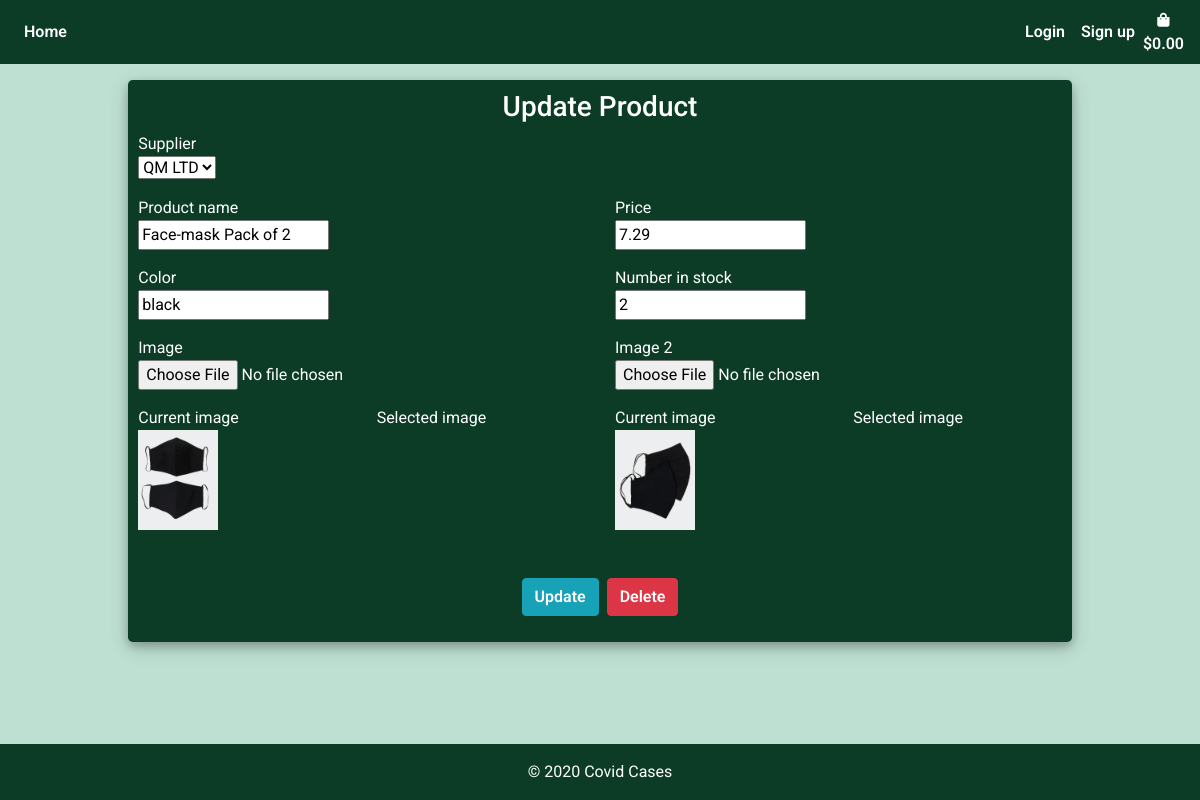
/update/2/, run on an earlier commit of the app's database.
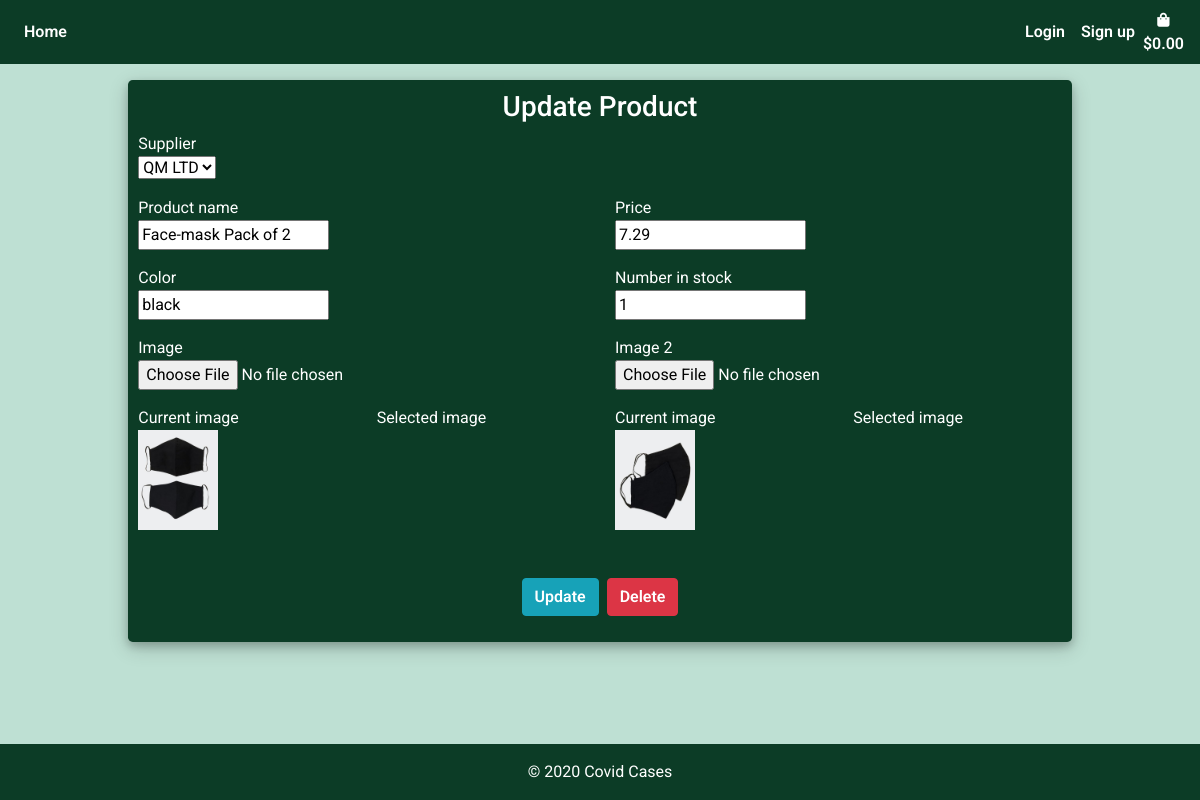
And on a later commit of the database.
### products/models.py (models this page shows, shortened)
class Product(models.Model):
    product_name = models.CharField(max_length=settings.CONST_PROFILE_ATTR)
    color = models.CharField(max_length=settings.CONST_PROFILE_ATTR)
    price = models.DecimalField(max_digits=6, decimal_places=2)
    image = ResizedImageField(size=[400, 500], crop=['middle', 'center'],quality=100, upload_to='', default='noimage.jpeg')
    image_2 = ResizedImageField(size=[400, 500], crop=['middle', 'center'],quality=100, upload_to='', default='noimage.jpeg', null=True)
    number_in_stock = models.IntegerField(null=True , editable=True, default=0)
    is_active = models.BooleanField(default=True, null=True)
    created_by = models.CharField(max_length=settings.CONST_PROFILE_ATTR, null=True)
    created_date = models.TimeField(auto_now_add=True, null=True)
    supplier = models.ForeignKey(Supplier, on_delete=models.CASCADE, null=True)
    is_deleted = models.BooleanField(default=False, null=True)

### products/views.py (the view)
# urls.py: path('update/<int:id>/', views.update_product, name="update_product"),
def update_product(request, id):
    product = Product.objects.get(id=id)
    if request.method == "POST":
        form = ProductForm(request.POST, request.FILES, instance=product)
        if form.is_valid():
            form.save()
            return redirect(reverse("products"))
    else:
        form = ProductForm(request.POST or None, instance=product)
    context = {
        "form": form,
        "product": product,
    }
    return render(request, "products/products_form.html", context)

### products/forms.py
class ProductForm(forms.ModelForm):
    image = forms.ImageField(required=False, widget=forms.FileInput)
    image_2 = forms.ImageField(required=False, widget=forms.FileInput)
    supplier = forms.ModelChoiceField(queryset=Supplier.objects.all(), label='Supplier', widget=forms.Select)
    class Meta:
        model = Product
        fields = ["product_name", "color",
        "price","image", "image_2", "number_in_stock", "supplier"]
    def __init__(self, *args, **kwargs):
        super(ProductForm, self).__init__(*args, **kwargs)
        for fieldname in ["product_name", "color",
        "price","image", "image_2", "number_in_stock", "supplier"]:
            self.fields[fieldname].helper = FormHelper()

### products/models.py (called while the page is built)
    def __str__(self):
        return self.supplier_name

### products/templates/products/products_form.html (shortened to what the changed rows need)
{% extends 'base.html'%}
{% load static %}
{% load crispy_forms_tags %}
{% block content %}
    <div class="container h-100 mt-3">
		<div class="justify-content-center h-100">
			<div class="product_card">
				<div class="justify-content-center form_container">
					<form class="form-group mx-auto" method="POST" enctype="multipart/form-data">
                            <div class="row">
                                <div class="col-md-6 mb-3">
                                    {{ form.supplier.label }}
                                    <br>
                                    {{ form.supplier }}
                                </div>
                            </div>
                            <div class="row">
                                <div class="col-md-6 mb-3">
                                    {{ form.product_name.label }}
                                    <br>
                                    {{ form.product_name }}
                                </div>
                                <div class="col-md-6 mb-3">
                                    {{ form.price.label }}
                                    <br>
                                    {{ form.price }}
                                </div>
                            </div>
                            <div class="row">
                                <div class="col-md-6 mb-3">
                                    {{ form.color.label }}
                                    <br>
                                    {{ form.color }}
                                </div>
                                <div class="col-md-6 mb-3">
                                    {{ form.number_in_stock.label }}
                                    <br>
                                    {{ form.number_in_stock }}
                                </div>
                            </div>
                            <div class="row">
                                <div class="col-md-6 mb-3">
                                    {{ form.image.label }}
                                    <br>
                                    {{ form.image }}
                                </div>
                                <div class="col-md-6 mb-3">
                                    {{ form.image_2.label }}
                                    <br>
                                    {{ form.image_2 }}
                                </div>
                            </div>
                            <div class="row">
                                <div class="col-md-3 mb-3">
                                    <h8>Current image</h8>
                                    <br>
                                    <img class="img-fluid" style="height:6.25rem;" src="{{ form.instance.image.url }}" />
                                </div>
                                <div class="col-md-3 mb-3 offset-md-1">
                                    <h8>Current image</h8>
                                    <br>
                                    <img class="img-fluid" style="height:6.25rem;" src="{{ form.instance.image_2.url }}" />
                                </div>
                            </div>
					</form>
				</div>
		</div>
	</div>
{% endblock %}

What changed in the data, as far as the page shows it:
changed Product "QM LTD": number_in_stock "2" → "1"
